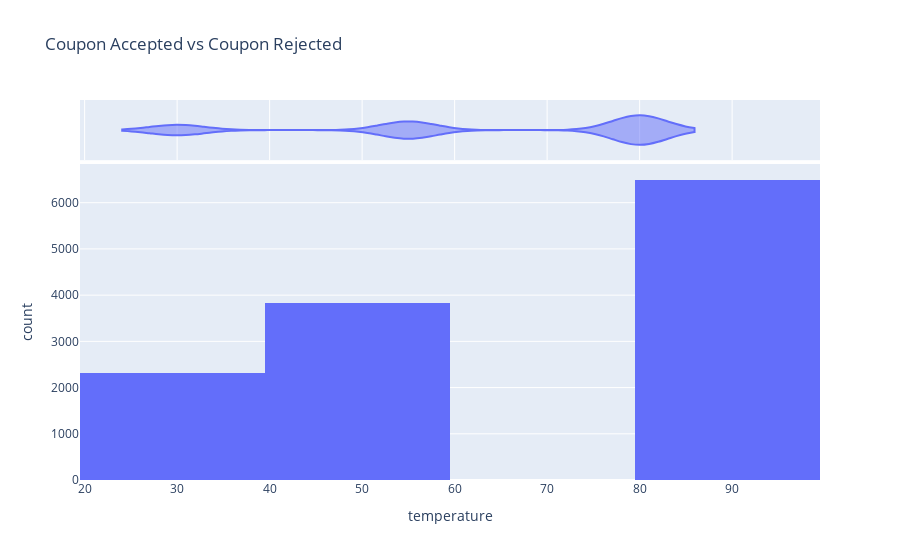

Notebook code for this chart:
### Markdown cell above
6. Use a histogram to visualize the temperature column.

### Code cell
px.histogram(cleaned_data, x='temperature', title='Coupon Accepted vs Coupon Rejected', barmode='group', marginal='violin').show()

### Figure 1 — Plotly figure (JSON) as saved in the notebook; plotly's stock layout.template omitted (floating-point values rounded to 4 significant figures; data arrays with more than 128 entries replaced by an {"elided": "..."} marker saying what was removed)
{"data": [{"alignmentgroup": "True", "bingroup": "x", "hovertemplate": "temperature=%{x}<br>count=%{y}<extra></extra>", "legendgroup": "", "marker": {"color": "#636efa", "pattern": {"shape": ""}}, "name": "", "offsetgroup": "", "orientation": "v", "showlegend": false, "type": "histogram", "x": {"elided": "12642 int values"}, "xaxis": "x", "yaxis": "y"}, {"alignmentgroup": "True", "hovertemplate": "temperature=%{x}<extra></extra>", "legendgroup": "", "marker": {"color": "#636efa"}, "name": "", "offsetgroup": "", "scalegroup": "x", "showlegend": false, "type": "violin", "x": {"elided": "12642 int values"}, "xaxis": "x2", "yaxis": "y2"}], "layout": {"barmode": "group", "legend": {"tracegroupgap": 0}, "title": {"text": "Coupon Accepted vs Coupon Rejected"}, "xaxis": {"anchor": "y", "domain": [0, 1], "title": {"text": "temperature"}}, "xaxis2": {"anchor": "y2", "domain": [0, 1], "matches": "x", "showgrid": true, "showticklabels": false}, "yaxis": {"anchor": "x", "domain": [0, 0.8316], "title": {"text": "count"}}, "yaxis2": {"anchor": "x2", "domain": [0.8416, 1], "matches": "y2", "showgrid": false, "showline": false, "showticklabels": false, "ticks": ""}}}
